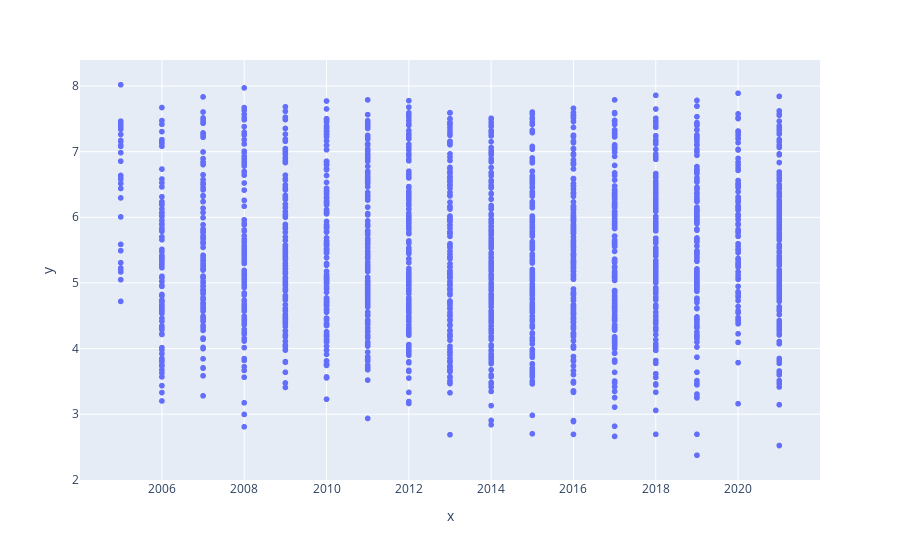

Notebook source saved alongside this figure:
### Code cell
px.scatter(x = df['year'], y = df['happiness_score'])

### Figure 1 — Plotly figure (JSON) as saved in the notebook; plotly's stock layout.template omitted (floating-point values rounded to 4 significant figures; data arrays with more than 128 entries replaced by an {"elided": "..."} marker saying what was removed)
{"data": [{"hovertemplate": "x=%{x}<br>y=%{y}<extra></extra>", "legendgroup": "", "marker": {"color": "#636efa", "symbol": "circle"}, "mode": "markers", "name": "", "showlegend": false, "type": "scattergl", "x": {"elided": "2264 int values"}, "xaxis": "x", "y": {"elided": "2264 float values"}, "yaxis": "y"}], "layout": {"legend": {"tracegroupgap": 0}, "margin": {"t": 60}, "xaxis": {"anchor": "y", "domain": [0, 1], "title": {"text": "x"}}, "yaxis": {"anchor": "x", "domain": [0, 1], "title": {"text": "y"}}}}
